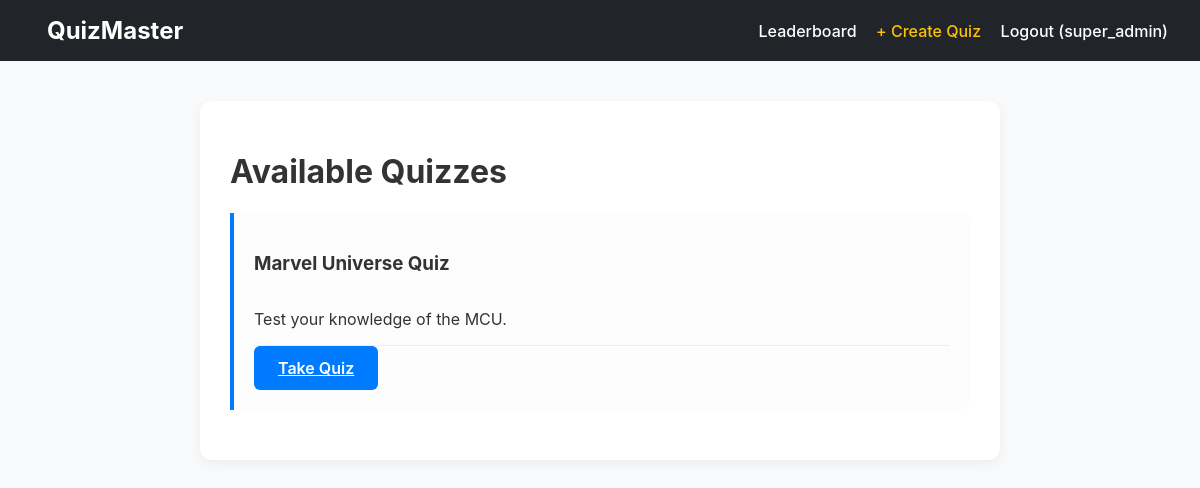
Page /quizzes/ (signed in) on the committed database.
### accounts/models.py (models this page shows, shortened)
class User(AbstractUser):
    is_teacher = models.BooleanField(default=False)

### quizzes/models.py (models this page shows, shortened)
class Quiz(models.Model):
    creator = models.ForeignKey(settings.AUTH_USER_MODEL, on_delete=models.CASCADE, related_name='quizzes')
    title = models.CharField(max_length=255)
    description = models.TextField(blank=True)
    created_at = models.DateTimeField(auto_now_add=True)

### quizzes/views.py (the view)
# urls.py: path('', views.quiz_list_view, name='quiz-list'),
def quiz_list_view(request):
    quizzes = Quiz.objects.all().order_by('-created_at')
    recent_cutoff = timezone.now() - timedelta(hours=24)
    return render(request, 'quiz_list.html', {
        'quizzes': quizzes,
        'recent_cutoff': recent_cutoff
    })

### quizzes/templates/quiz_list.html (shortened to what this page needs)
{% extends "base.html" %}
{% block content %}
<div class="content-area">
    <h1>Available Quizzes</h1>
    <div class="quiz-grid"> {% for quiz in quizzes %}
            <div class="question-card">
                <div class="card-header" style="display: flex; align-items: center; justify-content: space-between;">
                    <h3>{{ quiz.title }}</h3>
                </div>
                <p>{{ quiz.description|truncatewords:20 }}</p>
                <div class="card-footer" style="margin-top: 15px; border-top: 1px solid #eee; pt-10px;">
                    <a href="{% url 'quiz-detail' quiz.id %}" class="btn btn-primary" style="display:inline-block; width:auto;">Take Quiz</a>
                </div>
            </div>
        {% empty %}
            <p>No quizzes available yet. Check back soon!</p>
        {% endfor %}
    </div>
</div>
{% endblock %}

### quizzes/templates/base.html (shortened to what this page needs)
{% load static %}
<!DOCTYPE html>
<html lang="en">
<head>
    <link rel="stylesheet" href="{% static 'css/style.css' %}">
</head>
<body>
<nav class="navbar">
    <a href="{% if user.is_authenticated %}{% url 'login-success' %}{% else %}{% url 'login' %}{% endif %}"
       style="font-size: 1.5rem; font-weight: bold; text-decoration: none; color: white;">
       QuizMaster
    </a>
    <div>
        <a href="{% url 'leaderboard' %}">Leaderboard</a>
        {% if user.is_authenticated %}
            {% if user.is_teacher %}
                <a href="{% url 'create-quiz' %}" style="color: var(--gold); margin-left: 15px;">+ Create Quiz</a>
            {% endif %}
            <form action="{% url 'logout' %}" method="post" style="display: inline; margin-left: 15px;">
                <button type="submit" style="background: none; border: none; color: white; cursor: pointer; font-family: inherit; font-size: inherit; padding: 0; font-weight: 500;">
                    Logout ({{ user.username }})
                </button>
            </form>
        {% else %}
            <a href="{% url 'login' %}" style="margin-left: 15px;">Login</a>
        {% endif %}
    </div>
</nav>
<div class="container">
    {% block content %}
    {% endblock %}
</div>
</body>
</html>

### quizzes/static/css/style.css (style rules this page uses)
:root { --primary: #007bff; --primary-hover: #0056b3; --success: #28a745; --gold: #ffc107; --dark: #212529; --light-bg: #f8f9fa; --border: #dee2e6; --shadow: 0 4px 12px rgba(0,0,0,0.05); --card-shadow: 0 10px 25px rgba(0, 0, 0, 0.1); }
* { box-sizing: border-box; }
body { font-family: 'Inter', system-ui, -apple-system, sans-serif; background-color: var(--light-bg); margin: 0; color: #333; }
.navbar { background: var(--dark); padding: 1rem 2rem; display: flex; justify-content: space-between; align-items: center; color: white; }
.navbar a { color: white; text-decoration: none; margin-left: 15px; font-weight: 500; transition: color 0.2s; }
.content-area { max-width: 800px; margin: 40px auto; background: white; padding: 30px; border-radius: 12px; box-shadow: var(--shadow); }
.question-card { border-left: 4px solid var(--primary); background: #fdfdfd; padding: 20px; margin-bottom: 20px; border-radius: 0 8px 8px 0; }
.btn { padding: 12px 24px; border: none; border-radius: 6px; cursor: pointer; font-weight: 600; width: 100%; transition: opacity 0.2s; }
.btn-primary { background: var(--primary); color: white; }

### rows in the picture
User: username "super_admin"
Quiz: title "Marvel Universe Quiz", description "Test your knowledge of the MCU."
